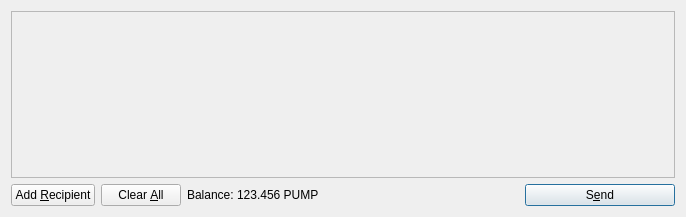
<?xml version="1.0" encoding="UTF-8"?>
<ui version="4.0">
 <class>SendCoinsDialog</class>
 <widget class="QDialog" name="SendCoinsDialog">
  <property name="geometry">
   <rect>
    <x>0</x>
    <y>0</y>
    <width>686</width>
    <height>217</height>
   </rect>
  </property>
  <property name="windowTitle">
   <string>Send Coins</string>
  </property>
  <layout class="QVBoxLayout" name="verticalLayout">
   <item>
    <widget class="QScrollArea" name="scrollArea">
     <property name="widgetResizable">
      <bool>true</bool>
     </property>
     <widget class="QWidget" name="scrollAreaWidgetContents">
      <property name="geometry">
       <rect>
        <x>0</x>
        <y>0</y>
        <width>666</width>
        <height>165</height>
       </rect>
      </property>
      <layout class="QVBoxLayout" name="verticalLayout_2">
       <property name="margin">
        <number>0</number>
       </property>
       <item>
        <layout class="QVBoxLayout" name="entries">
         <property name="spacing">
          <number>6</number>
         </property>
        </layout>
       </item>
       <item>
        <spacer name="verticalSpacer">
         <property name="orientation">
          <enum>Qt::Vertical</enum>
         </property>
         <property name="sizeHint" stdset="0">
          <size>
           <width>20</width>
           <height>40</height>
          </size>
         </property>
        </spacer>
       </item>
      </layout>
     </widget>
    </widget>
   </item>
   <item>
    <layout class="QHBoxLayout" name="horizontalLayout">
     <item>
      <widget class="QPushButton" name="addButton">
       <property name="toolTip">
        <string>Send to multiple recipients at once</string>
       </property>
       <property name="text">
        <string>Add &amp;Recipient</string>
       </property>
       <property name="icon">
        <iconset resource="../bitcoin.qrc">
         <normaloff>:/icons/add</normaloff>:/icons/add</iconset>
       </property>
       <property name="autoDefault">
        <bool>false</bool>
       </property>
      </widget>
     </item>
     <item>
      <widget class="QPushButton" name="clearButton">
       <property name="sizePolicy">
        <sizepolicy hsizetype="Minimum" vsizetype="Fixed">
         <horstretch>0</horstretch>
         <verstretch>0</verstretch>
        </sizepolicy>
       </property>
       <property name="toolTip">
        <string>Remove all transaction fields</string>
       </property>
       <property name="text">
        <string>Clear &amp;All</string>
       </property>
       <property name="icon">
        <iconset resource="../bitcoin.qrc">
         <normaloff>:/icons/remove</normaloff>:/icons/remove</iconset>
       </property>
       <property name="autoRepeatDelay">
        <number>300</number>
       </property>
       <property name="autoDefault">
        <bool>false</bool>
       </property>
      </widget>
     </item>
     <item>
      <layout class="QHBoxLayout" name="horizontalLayout_2">
       <property name="spacing">
        <number>3</number>
       </property>
       <item>
        <widget class="QLabel" name="label">
         <property name="text">
          <string>Balance:</string>
         </property>
        </widget>
       </item>
       <item>
        <widget class="QLabel" name="labelBalance">
         <property name="cursor">
          <cursorShape>IBeamCursor</cursorShape>
         </property>
         <property name="text">
          <string>123.456 PUMP</string>
         </property>
         <property name="textInteractionFlags">
          <set>Qt::LinksAccessibleByMouse|Qt::TextSelectableByKeyboard|Qt::TextSelectableByMouse</set>
         </property>
        </widget>
       </item>
      </layout>
     </item>
     <item>
      <spacer name="horizontalSpacer">
       <property name="orientation">
        <enum>Qt::Horizontal</enum>
       </property>
       <property name="sizeHint" stdset="0">
        <size>
         <width>40</width>
         <height>20</height>
        </size>
       </property>
      </spacer>
     </item>
     <item>
      <widget class="QPushButton" name="sendButton">
       <property name="minimumSize">
        <size>
         <width>150</width>
         <height>0</height>
        </size>
       </property>
       <property name="toolTip">
        <string>Confirm the send action</string>
       </property>
       <property name="text">
        <string>S&amp;end</string>
       </property>
       <property name="icon">
        <iconset resource="../bitcoin.qrc">
         <normaloff>:/icons/send</normaloff>:/icons/send</iconset>
       </property>
       <property name="default">
        <bool>true</bool>
       </property>
      </widget>
     </item>
    </layout>
   </item>
  </layout>
 </widget>
 <resources>
  <include location="../bitcoin.qrc"/>
 </resources>
 <connections/>
</ui>
